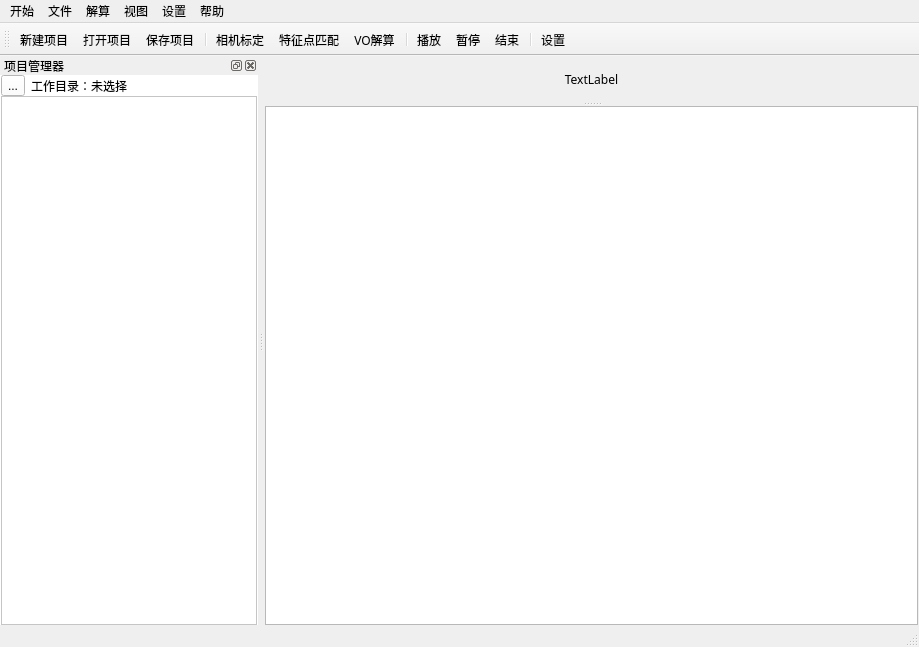
<?xml version="1.0" encoding="UTF-8"?>
<ui version="4.0">
 <class>VOPlatFormClass</class>
 <widget class="QMainWindow" name="VOPlatFormClass">
  <property name="geometry">
   <rect>
    <x>0</x>
    <y>0</y>
    <width>919</width>
    <height>647</height>
   </rect>
  </property>
  <property name="font">
   <font>
    <family>微软雅黑</family>
   </font>
  </property>
  <property name="windowTitle">
   <string>VOPlatForm</string>
  </property>
  <property name="windowIcon">
   <iconset>
    <normaloff>resource/winicon.png</normaloff>resource/winicon.png</iconset>
  </property>
  <widget class="QWidget" name="centralWidget">
   <layout class="QVBoxLayout" name="verticalLayout_2">
    <property name="spacing">
     <number>0</number>
    </property>
    <property name="leftMargin">
     <number>1</number>
    </property>
    <property name="topMargin">
     <number>0</number>
    </property>
    <property name="rightMargin">
     <number>1</number>
    </property>
    <property name="bottomMargin">
     <number>0</number>
    </property>
    <item>
     <layout class="QVBoxLayout" name="verticalLayout">
      <property name="sizeConstraint">
       <enum>QLayout::SizeConstraint::SetDefaultConstraint</enum>
      </property>
      <item>
       <widget class="QSplitter" name="splitter_2">
        <property name="orientation">
         <enum>Qt::Orientation::Vertical</enum>
        </property>
        <widget class="QLabel" name="Pic_show_label">
         <property name="text">
          <string>TextLabel</string>
         </property>
         <property name="scaledContents">
          <bool>true</bool>
         </property>
         <property name="alignment">
          <set>Qt::AlignmentFlag::AlignCenter</set>
         </property>
        </widget>
        <widget class="QTextBrowser" name="Log_Info_Browser"/>
       </widget>
      </item>
     </layout>
    </item>
   </layout>
  </widget>
  <widget class="QMenuBar" name="menuBar">
   <property name="geometry">
    <rect>
     <x>0</x>
     <y>0</y>
     <width>919</width>
     <height>22</height>
    </rect>
   </property>
   <widget class="QMenu" name="menu">
    <property name="title">
     <string>开始</string>
    </property>
    <addaction name="action_create_pro"/>
    <addaction name="action_import_pro"/>
    <addaction name="actionsave_pro"/>
   </widget>
   <widget class="QMenu" name="menu_2">
    <property name="title">
     <string>文件</string>
    </property>
    <addaction name="actionload_pic"/>
    <addaction name="actionsave_pic"/>
   </widget>
   <widget class="QMenu" name="menu_3">
    <property name="title">
     <string>解算</string>
    </property>
    <addaction name="actioncalibration"/>
    <addaction name="actionmatching"/>
    <addaction name="actionvo"/>
   </widget>
   <widget class="QMenu" name="menu_4">
    <property name="title">
     <string>视图</string>
    </property>
    <addaction name="actionpro_manage"/>
   </widget>
   <widget class="QMenu" name="menu_5">
    <property name="title">
     <string>设置</string>
    </property>
    <addaction name="actioncamera_param"/>
   </widget>
   <widget class="QMenu" name="menu_6">
    <property name="title">
     <string>帮助</string>
    </property>
    <addaction name="actionhelp"/>
   </widget>
   <addaction name="menu"/>
   <addaction name="menu_2"/>
   <addaction name="menu_3"/>
   <addaction name="menu_4"/>
   <addaction name="menu_5"/>
   <addaction name="menu_6"/>
  </widget>
  <widget class="QToolBar" name="mainToolBar">
   <property name="enabled">
    <bool>true</bool>
   </property>
   <attribute name="toolBarArea">
    <enum>TopToolBarArea</enum>
   </attribute>
   <attribute name="toolBarBreak">
    <bool>false</bool>
   </attribute>
   <addaction name="action_new_pro"/>
   <addaction name="action_open_pro"/>
   <addaction name="action_save_pro"/>
   <addaction name="separator"/>
   <addaction name="camera_action"/>
   <addaction name="featrue_action"/>
   <addaction name="actionVO"/>
   <addaction name="separator"/>
   <addaction name="start_action"/>
   <addaction name="actionPause"/>
   <addaction name="actionStop"/>
   <addaction name="separator"/>
   <addaction name="action_prop"/>
  </widget>
  <widget class="QStatusBar" name="statusBar"/>
  <widget class="QDockWidget" name="dockWidget">
   <property name="sizePolicy">
    <sizepolicy hsizetype="Expanding" vsizetype="Expanding">
     <horstretch>0</horstretch>
     <verstretch>0</verstretch>
    </sizepolicy>
   </property>
   <property name="autoFillBackground">
    <bool>false</bool>
   </property>
   <property name="styleSheet">
    <string notr="true">background-color:white
</string>
   </property>
   <property name="floating">
    <bool>false</bool>
   </property>
   <property name="allowedAreas">
    <set>Qt::DockWidgetArea::BottomDockWidgetArea|Qt::DockWidgetArea::LeftDockWidgetArea|Qt::DockWidgetArea::RightDockWidgetArea</set>
   </property>
   <property name="windowTitle">
    <string>项目管理器</string>
   </property>
   <attribute name="dockWidgetArea">
    <number>1</number>
   </attribute>
   <widget class="QWidget" name="dockWidgetContents">
    <property name="styleSheet">
     <string notr="true">background-color:white
</string>
    </property>
    <layout class="QVBoxLayout" name="verticalLayout_4">
     <property name="spacing">
      <number>0</number>
     </property>
     <property name="leftMargin">
      <number>1</number>
     </property>
     <property name="topMargin">
      <number>0</number>
     </property>
     <property name="rightMargin">
      <number>1</number>
     </property>
     <property name="bottomMargin">
      <number>0</number>
     </property>
     <item>
      <layout class="QVBoxLayout" name="verticalLayout_3">
       <property name="spacing">
        <number>0</number>
       </property>
       <item>
        <layout class="QHBoxLayout" name="horizontalLayout">
         <property name="spacing">
          <number>6</number>
         </property>
         <item>
          <widget class="QToolButton" name="select_pro_btn">
           <property name="text">
            <string>...</string>
           </property>
           <property name="icon">
            <iconset theme="QIcon::ThemeIcon::FolderOpen"/>
           </property>
          </widget>
         </item>
         <item>
          <widget class="QLabel" name="pro_label">
           <property name="font">
            <font>
             <family>微软雅黑</family>
             <bold>false</bold>
            </font>
           </property>
           <property name="text">
            <string>工作目录：未选择</string>
           </property>
          </widget>
         </item>
        </layout>
       </item>
       <item>
        <widget class="QTreeView" name="pro_treeView">
         <property name="font">
          <font>
           <family>微软雅黑</family>
           <pointsize>10</pointsize>
          </font>
         </property>
         <property name="autoScrollMargin">
          <number>14</number>
         </property>
         <attribute name="headerVisible">
          <bool>false</bool>
         </attribute>
        </widget>
       </item>
      </layout>
     </item>
    </layout>
   </widget>
  </widget>
  <action name="action_create_pro">
   <property name="text">
    <string>新建项目</string>
   </property>
  </action>
  <action name="camera_action">
   <property name="checkable">
    <bool>true</bool>
   </property>
   <property name="icon">
    <iconset theme="QIcon::ThemeIcon::CameraPhoto"/>
   </property>
   <property name="text">
    <string>相机标定</string>
   </property>
   <property name="toolTip">
    <string>导入照片并标定</string>
   </property>
  </action>
  <action name="featrue_action">
   <property name="checkable">
    <bool>true</bool>
   </property>
   <property name="icon">
    <iconset theme="QIcon::ThemeIcon::ZoomFitBest"/>
   </property>
   <property name="text">
    <string>特征点匹配</string>
   </property>
   <property name="toolTip">
    <string>特征点匹配</string>
   </property>
   <property name="menuRole">
    <enum>QAction::MenuRole::NoRole</enum>
   </property>
  </action>
  <action name="actionVO">
   <property name="checkable">
    <bool>true</bool>
   </property>
   <property name="icon">
    <iconset theme="QIcon::ThemeIcon::CameraVideo"/>
   </property>
   <property name="text">
    <string>VO解算</string>
   </property>
   <property name="toolTip">
    <string>执行VO解算</string>
   </property>
   <property name="menuRole">
    <enum>QAction::MenuRole::NoRole</enum>
   </property>
  </action>
  <action name="start_action">
   <property name="icon">
    <iconset theme="QIcon::ThemeIcon::MediaPlaybackStart"/>
   </property>
   <property name="text">
    <string>播放</string>
   </property>
   <property name="toolTip">
    <string>播放VO轨迹</string>
   </property>
   <property name="menuRole">
    <enum>QAction::MenuRole::NoRole</enum>
   </property>
  </action>
  <action name="actionPause">
   <property name="icon">
    <iconset theme="QIcon::ThemeIcon::MediaPlaybackPause"/>
   </property>
   <property name="text">
    <string>暂停</string>
   </property>
   <property name="toolTip">
    <string>暂停播放</string>
   </property>
   <property name="menuRole">
    <enum>QAction::MenuRole::NoRole</enum>
   </property>
  </action>
  <action name="actionStop">
   <property name="checkable">
    <bool>true</bool>
   </property>
   <property name="icon">
    <iconset theme="QIcon::ThemeIcon::MediaPlaybackStop"/>
   </property>
   <property name="text">
    <string>结束</string>
   </property>
   <property name="toolTip">
    <string>结束播放</string>
   </property>
   <property name="menuRole">
    <enum>QAction::MenuRole::NoRole</enum>
   </property>
  </action>
  <action name="actionload_pic">
   <property name="text">
    <string>导入照片</string>
   </property>
  </action>
  <action name="action_import_pro">
   <property name="text">
    <string>打开项目</string>
   </property>
  </action>
  <action name="action_new_pro">
   <property name="icon">
    <iconset theme="QIcon::ThemeIcon::DocumentNew"/>
   </property>
   <property name="text">
    <string>新建项目</string>
   </property>
   <property name="toolTip">
    <string>新建项目</string>
   </property>
   <property name="menuRole">
    <enum>QAction::MenuRole::NoRole</enum>
   </property>
  </action>
  <action name="action_save_pro">
   <property name="icon">
    <iconset theme="QIcon::ThemeIcon::DocumentSave"/>
   </property>
   <property name="text">
    <string>保存项目</string>
   </property>
   <property name="toolTip">
    <string>保存项目</string>
   </property>
   <property name="menuRole">
    <enum>QAction::MenuRole::NoRole</enum>
   </property>
  </action>
  <action name="action_open_pro">
   <property name="icon">
    <iconset theme="QIcon::ThemeIcon::DocumentOpen"/>
   </property>
   <property name="text">
    <string>打开项目</string>
   </property>
   <property name="toolTip">
    <string>打开项目</string>
   </property>
   <property name="menuRole">
    <enum>QAction::MenuRole::NoRole</enum>
   </property>
  </action>
  <action name="actionsave_pro">
   <property name="text">
    <string>保存项目</string>
   </property>
  </action>
  <action name="actionsave_pic">
   <property name="text">
    <string>保存图片</string>
   </property>
  </action>
  <action name="actioncalibration">
   <property name="text">
    <string>相机标定</string>
   </property>
  </action>
  <action name="actionmatching">
   <property name="text">
    <string>对极几何解算</string>
   </property>
  </action>
  <action name="actionvo">
   <property name="text">
    <string>VO过程</string>
   </property>
  </action>
  <action name="actioncamera_param">
   <property name="text">
    <string>相机模型</string>
   </property>
  </action>
  <action name="actionpro_manage">
   <property name="checkable">
    <bool>true</bool>
   </property>
   <property name="text">
    <string>项目管理器</string>
   </property>
  </action>
  <action name="action_prop">
   <property name="icon">
    <iconset theme="QIcon::ThemeIcon::DocumentProperties"/>
   </property>
   <property name="text">
    <string>设置</string>
   </property>
   <property name="menuRole">
    <enum>QAction::MenuRole::NoRole</enum>
   </property>
  </action>
  <action name="actionhelp">
   <property name="text">
    <string>有关</string>
   </property>
  </action>
 </widget>
 <layoutdefault spacing="6" margin="11"/>
 <resources>
  <include location="voplatform.qrc"/>
 </resources>
 <connections/>
</ui>
